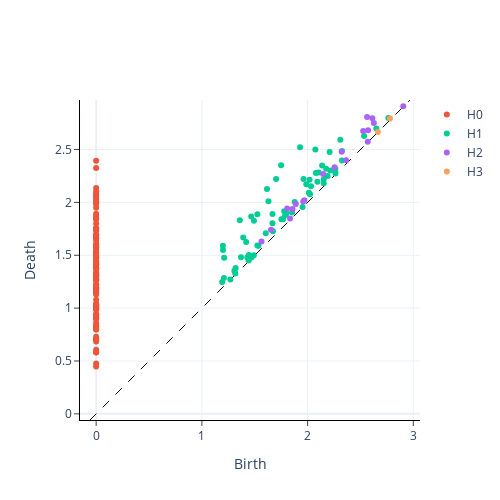

Notebook code cell kept with this figure:
### Code cell
right_persistence = VietorisRipsPersistence(homology_dimensions=homology_dims, n_jobs=-1)
right_diagram = right_persistence.fit_transform(right_embedded)

right_diagram_flt = filter_persistence_diagram(right_diagram, lifespan_threshold=lifespan_threshold)
right_persistence.plot(right_diagram)
